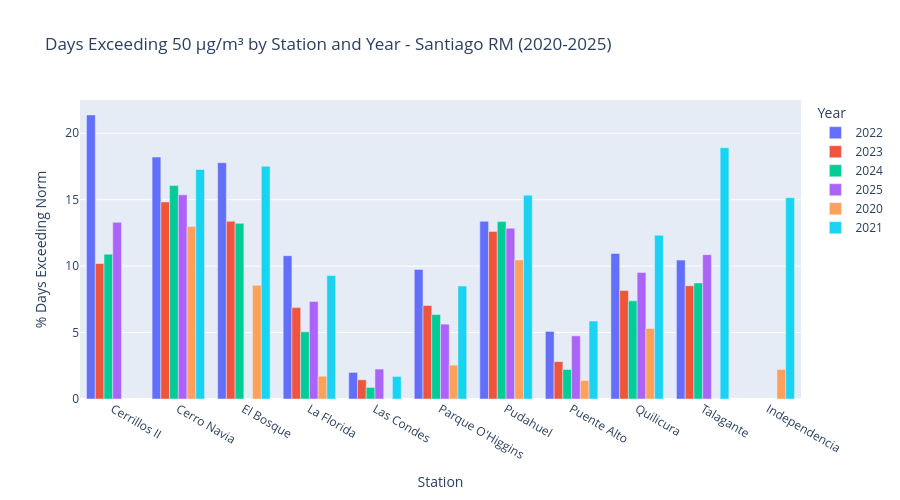

This figure's notebook cell:
### Markdown cell above
## Seasonal PM2.5 Heatmap by Station and Month

This heatmap summarises the full seasonal and spatial pattern of PM2.5 
across all stations in a single view.

Key findings:
- **Winter peak (May–August):** All stations show a clear concentration of 
  high PM2.5 during winter months, driven by Santiago's basin geography and 
  temperature inversions that trap pollution near the ground.
- **June–July hotspot:** The darkest cells correspond to Cerro Navia, 
  El Bosque, and Pudahuel in June and July, consistently exceeding 
  50 µg/m³ on average during these months.
- **Las Condes:** Visibly lighter than all other stations across every month, 
  confirming its status as the cleanest station in the dataset and 
  reflecting its location on the eastern edge of the city with better 
  ventilation from the Andes.
- **Summer baseline (December–March):** All stations converge toward 
  similar low values, suggesting that the socioeconomic gap in air quality 
  is primarily a winter phenomenon driven by heating and inversion layers 
  rather than a year-round structural difference.

### Code cell
# Exceedance rate by station and year
exceedance = air.groupby(['station', 'year'])['exceeds_norm'].mean().reset_index()
exceedance['exceedance_pct'] = exceedance['exceeds_norm'] * 100
exceedance['year'] = exceedance['year'].astype(str)

fig = px.bar(
    exceedance,
    x= 'station',
    y= 'exceedance_pct',
    color= 'year',
    barmode= 'group',
    title= 'Days Exceeding 50 µg/m³ by Station and Year - Santiago RM (2020-2025)',
    labels= {
        'station': 'Station',
        'exceedance_pct': '% Days Exceeding Norm',
        'year': 'Year'
    }
)

fig.update_layout(
    height= 500,
    barmode= 'group'
)

fig.write_html('../figures/exceedance_rate.html')
fig.show()

### Figure 1 — Plotly figure (JSON) as saved in the notebook; plotly's stock layout.template omitted (floating-point values rounded to 4 significant figures)
{"data": [{"alignmentgroup": "True", "hovertemplate": "Year=2022<br>Station=%{x}<br>% Days Exceeding Norm=%{y}<extra></extra>", "legendgroup": "2022", "marker": {"color": "#636efa", "pattern": {"shape": ""}}, "name": "2022", "offsetgroup": "2022", "orientation": "v", "showlegend": true, "textposition": "auto", "type": "bar", "x": ["Cerrillos II", "Cerro Navia", "El Bosque", "La Florida", "Las Condes", "Parque O'Higgins", "Pudahuel", "Puente Alto", "Quilicura", "Talagante"], "xaxis": "x", "y": [21.37, 18.21, 17.78, 10.79, 2.0, 9.749, 13.37, 5.085, 10.96, 10.45], "yaxis": "y"}, {"alignmentgroup": "True", "hovertemplate": "Year=2023<br>Station=%{x}<br>% Days Exceeding Norm=%{y}<extra></extra>", "legendgroup": "2023", "marker": {"color": "#EF553B", "pattern": {"shape": ""}}, "name": "2023", "offsetgroup": "2023", "orientation": "v", "showlegend": true, "textposition": "auto", "type": "bar", "x": ["Cerrillos II", "Cerro Navia", "El Bosque", "La Florida", "Las Condes", "Parque O'Higgins", "Pudahuel", "Puente Alto", "Quilicura", "Talagante"], "xaxis": "x", "y": [10.2, 14.83, 13.37, 6.877, 1.445, 7.042, 12.61, 2.812, 8.169, 8.523], "yaxis": "y"}, {"alignmentgroup": "True", "hovertemplate": "Year=2024<br>Station=%{x}<br>% Days Exceeding Norm=%{y}<extra></extra>", "legendgroup": "2024", "marker": {"color": "#00cc96", "pattern": {"shape": ""}}, "name": "2024", "offsetgroup": "2024", "orientation": "v", "showlegend": true, "textposition": "auto", "type": "bar", "x": ["Cerrillos II", "Cerro Navia", "El Bosque", "La Florida", "Las Condes", "Parque O'Higgins", "Pudahuel", "Puente Alto", "Quilicura", "Talagante"], "xaxis": "x", "y": [10.89, 16.06, 13.22, 5.056, 0.8696, 6.358, 13.35, 2.222, 7.386, 8.732], "yaxis": "y"}, {"alignmentgroup": "True", "hovertemplate": "Year=2025<br>Station=%{x}<br>% Days Exceeding Norm=%{y}<extra></extra>", "legendgroup": "2025", "marker": {"color": "#ab63fa", "pattern": {"shape": ""}}, "name": "2025", "offsetgroup": "2025", "orientation": "v", "showlegend": true, "textposition": "auto", "type": "bar", "x": ["Cerrillos II", "Cerro Navia", "El Bosque", "La Florida", "Las Condes", "Parque O'Higgins", "Pudahuel", "Puente Alto", "Quilicura", "Talagante"], "xaxis": "x", "y": [13.3, 15.36, 0.0, 7.345, 2.254, 5.634, 12.85, 4.749, 9.524, 10.86], "yaxis": "y"}, {"alignmentgroup": "True", "hovertemplate": "Year=2020<br>Station=%{x}<br>% Days Exceeding Norm=%{y}<extra></extra>", "legendgroup": "2020", "marker": {"color": "#FFA15A", "pattern": {"shape": ""}}, "name": "2020", "offsetgroup": "2020", "orientation": "v", "showlegend": true, "textposition": "auto", "type": "bar", "x": ["Cerro Navia", "El Bosque", "Independencia", "La Florida", "Las Condes", "Parque O'Higgins", "Pudahuel", "Puente Alto", "Quilicura", "Talagante"], "xaxis": "x", "y": [12.98, 8.564, 2.222, 1.714, 0.0, 2.55, 10.47, 1.385, 5.307, 0.0], "yaxis": "y"}, {"alignmentgroup": "True", "hovertemplate": "Year=2021<br>Station=%{x}<br>% Days Exceeding Norm=%{y}<extra></extra>", "legendgroup": "2021", "marker": {"color": "#19d3f3", "pattern": {"shape": ""}}, "name": "2021", "offsetgroup": "2021", "orientation": "v", "showlegend": true, "textposition": "auto", "type": "bar", "x": ["Cerro Navia", "El Bosque", "Independencia", "La Florida", "Las Condes", "Parque O'Higgins", "Pudahuel", "Puente Alto", "Quilicura", "Talagante"], "xaxis": "x", "y": [17.27, 17.51, 15.15, 9.296, 1.7, 8.499, 15.34, 5.866, 12.32, 18.91], "yaxis": "y"}], "layout": {"barmode": "group", "height": 500, "legend": {"title": {"text": "Year"}, "tracegroupgap": 0}, "title": {"text": "Days Exceeding 50 µg/m³ by Station and Year - Santiago RM (2020-2025)"}, "xaxis": {"anchor": "y", "domain": [0, 1], "title": {"text": "Station"}}, "yaxis": {"anchor": "x", "domain": [0, 1], "title": {"text": "% Days Exceeding Norm"}}}}
